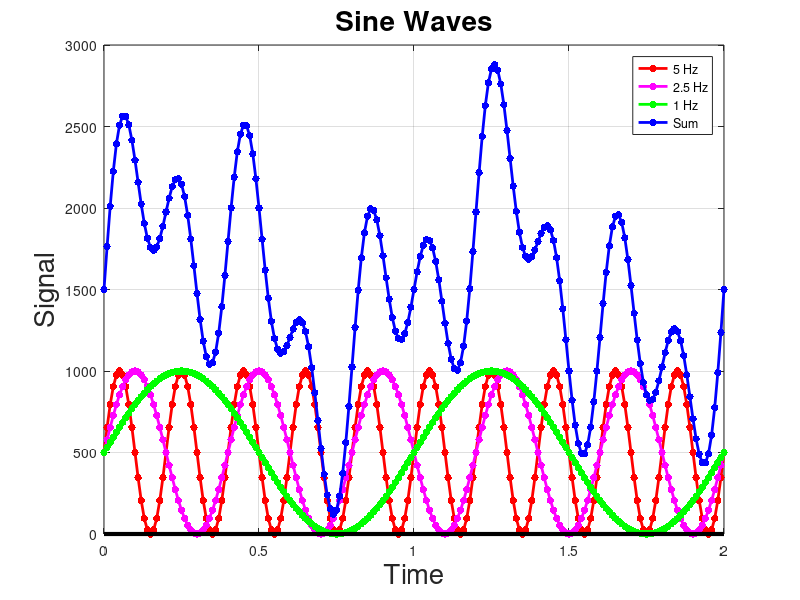

MATLAB code for this plot:
% clc;    % Clear the command window.
close all;  % Close all figures (except those of imtool.)
clear;  % Erase all existing variables. Or clearvars if you want.
workspace;  % Make sure the workspace panel is showing.
format long g;
format compact;
fontSize = 20;

% Make 0.1 seconds sampled every 1/1000 of a second
t = 0 : 0.01 : 2.0;

% Define sine wave parameters.
f1 = 5; % per second
T1 = 1/f1; % period, seconds
amp1 = 500; % amplitude
f2 = 2.5; % per second
T2 = 1/f2; % period, seconds
amp2 = 500; % amplitude
f3 = 1; % per second
T3 = 1/f3; % period, seconds
amp3 = 500; % amplitude

shift = 500;

% Make signals.
kyrs20 = amp1 * sin(2*pi*t/T1) + shift;
kyrs40 = amp2 * sin(2*pi*t/T2) + shift;
kyrs100 = amp3 * sin(2*pi*t/T3) + shift;
combinedsignal = kyrs20 + kyrs40 + kyrs100;
plot(t, kyrs20, 'r.-', 'LineWidth', 2, 'MarkerSize', 16);
hold on;
plot(t, kyrs40, 'm.-', 'LineWidth', 2, 'MarkerSize', 16);
plot(t, kyrs100, 'g.-', 'LineWidth', 2, 'MarkerSize', 16);
plot(t, combinedsignal, 'b.-', 'LineWidth', 2, 'MarkerSize', 16);
grid on;
title('Sine Waves', 'FontSize', fontSize);
xlabel('Time', 'FontSize', fontSize);
ylabel('Signal', 'FontSize', fontSize);
% Make bolder x axis
line(xlim, [0,0], 'Color', 'k', 'LineWidth', 3);
legend('5 Hz', '2.5 Hz', '1 Hz', 'Sum');

% Set up figure properties:
% Enlarge figure to full screen.
set(gcf, 'Units', 'Normalized', 'OuterPosition', [0 0 1 1]);
% Get rid of tool bar and pulldown menus that are along top of figure.
set(gcf, 'Toolbar', 'none', 'Menu', 'none');
% Give a name to the title bar.
set(gcf, 'Name', 'Demo by ImageAnalyst', 'NumberTitle', 'Off') 
